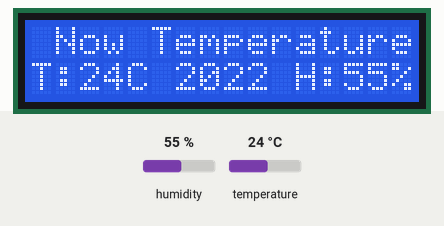
Recording of a sketch running on a simulated Arduino Uno, built with avr-gcc and run on an emulated ATmega328P. On the bench: 16×2 character LCD. Inputs (shaded band) come from the test bench; at power-on: humidity 55 %, temperature 24 °C. What the sketch prints to the serial monitor is not drawn.

Above: at 1.2 s.
1.3 s: humidity set to 22 %
At 3.0 s:
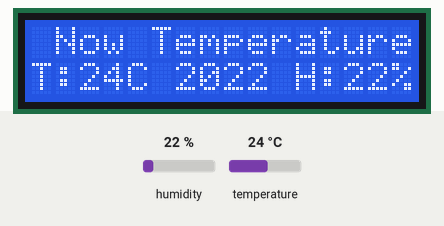
4.1 s: temperature set to 12 °C
At 5.1 s:
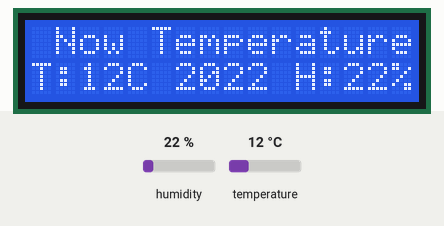
6.9 s: humidity set to 40 %
At 9.1 s:
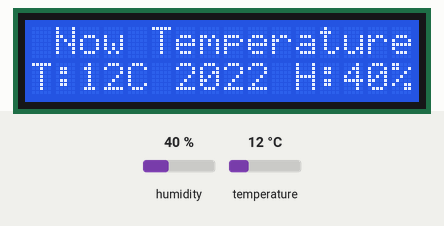
9.9 s: temperature set to 19 °C
At 11.2 s:
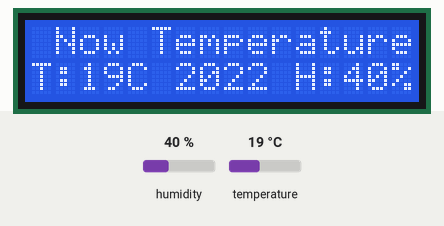
Timing chart, 0 to 12.9 s (numbered marks = the images above; inputs shaded):
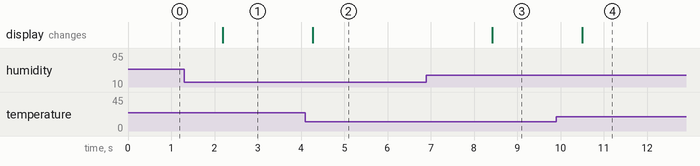

The sketch:

humidifier_sensor.ino
```cpp
#include <DHT.h>
#include <DHT_U.h>

#include <DHT.h>
#include <DHT_U.h>

//* How to use the DHT-11 sensor with Arduino
//   Temperature and humidity sensor and
//   I2C LCD1602
 //  SDA --> A4
 //  SCL --> A5

//Libraries
#include <DHT.h>;
//I2C LCD:
#include <LiquidCrystal_I2C.h>
#include <Wire.h>

LiquidCrystal_I2C lcd(0x27,16,2); // set the LCD address to 0x27 for a 16 chars and 2 line display

//Constants
#define DHTPIN 7     // what pin we're connected to
#define DHTTYPE DHT22   // DHT 22
DHT dht(DHTPIN, DHTTYPE); //// Initialize DHT sensor for normal 16mhz Arduino

//Variables
//int chk;
int h;  //Stores humidity value
int t; //Stores temperature value

void setup()
{
    Serial.begin(9600);
    Serial.println("Temperature and Humidity Sensor Test");
    dht.begin();
    lcd.begin(); //initialize the lcd
    lcd.backlight(); //open the backlight
}

void loop()
{
    //Read data and store it to variables h (humidity) and t (temperature)
    // Reading temperature or humidity takes about 250 milliseconds!
    h = dht.readHumidity();
    t = dht.readTemperature();

    //Print temp and humidity values to serial monitor
    Serial.print("Humidity: ");
    Serial.print(h);
    Serial.print(" %, Temp: ");
    Serial.print(t);
    Serial.println(" ° Celsius");

// set the cursor to (0,0):
// print from 0 to 9:

    lcd.setCursor(0, 0);
    lcd.println(" Now Temperature ");

    lcd.setCursor(0, 1);
    lcd.print("T:");
    lcd.print(t);
    lcd.print("C");

    lcd.setCursor(6, 1);
    lcd.println("2022 ");

    lcd.setCursor(11, 1);
    lcd.print("H:");
    lcd.print(h);
    lcd.print("%");

  delay(1000); //Delay 1 sec.
}
```

Measured:
- after the input at 1.3 s, the display: changes after 0.89 s (image 1)
- after the input at 4.1 s, the display: changes after 0.17 s (image 2)
- after the input at 6.9 s, the display: changes after 1.5 s (image 3)
- after the input at 9.9 s, the display: changes after 0.61 s (image 4)
